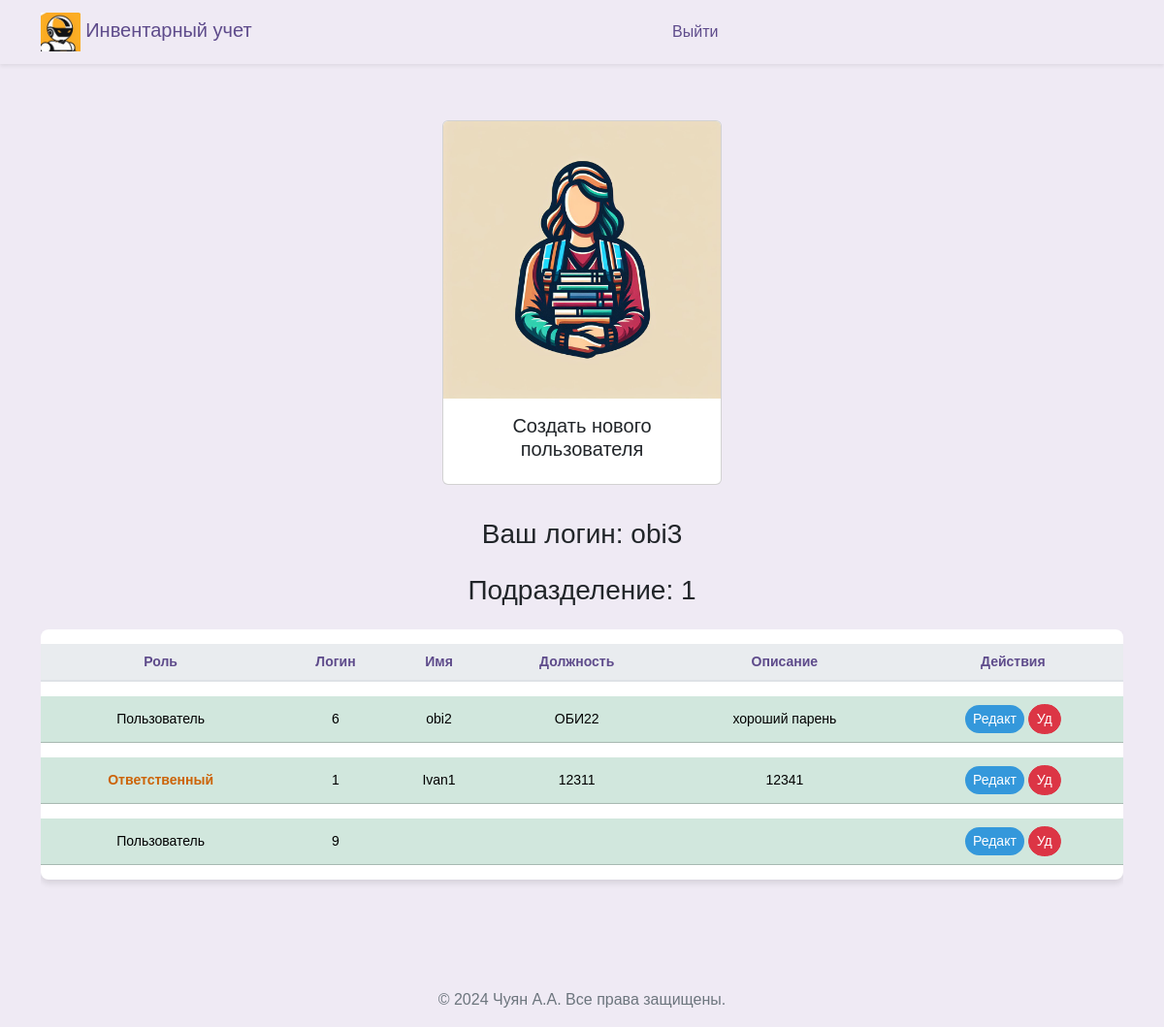
Screenshot of /workers (signed in) with the database file from the repository.
### src/database/models.py (models this page shows)
class Worker(Base):
    __tablename__ = "worker"
    id = Column(Integer, primary_key=True)
    role = Column(Enum(Role), default=Role.guest)
    fio = Column(String)
    name = Column(String, unique=True)
    password = Column(String)
    department = Column(String)
    position = Column(String)
    description = Column(String, default=None)
    conn_worker_arm = relationship(
        "Arm", back_populates="conn_arm_worker"
    )

### src/frontend/router.py (the view)
@router.get("/workers")
async def get_workers(
    request: Request,
    worker: Worker = Depends(get_worker_or_redirect),
    session: AsyncSession = Depends(get_session),
):
    data = await CRUDWorker.get_all(session)
    return templates.TemplateResponse(
        "workers/index.html",
        {"request": request, "worker": worker, "data": data},
    )

### src/frontend/template/workers/index.html (shortened to what this page needs)
{% extends "base/base.html" %}
{% block content %}
<head>
</head>
<div class="d-flex justify-content-center align-items-center">
  <a class="nav-link" href="#" data-bs-toggle="modal" data-bs-target="#createWorkerModal" data-bs-workerdepartment="{{worker.department}}">
    <div class="card" style="width: 18rem; margin: 10px;">
      <img src="../frontend/assets/img/workers.jpg" class="card-img-top" alt="...">
      <div class="card-body">
        <h5 class="card-title" style="text-align: center;">Создать нового пользователя</h5>
      </div>
    </div>
  </a>
</div>
<div class="row ">
  <div class="col-12">
    <h3 class="mb-4" style="margin-bottom: 60px; text-align: center;">Ваш логин: {{ worker.name }}</h3>
    <h3 class="mb-4" style="margin-bottom: 60px; text-align: center;">Подразделение: {{ worker.department }}</h3>
    <div class="table-responsive">
      <table class="table table-hover table-shadow table-rounded ">
        <thead>
          <tr>
            <th scope="col" >Роль</th>
            <th scope="col" >Логин</th>
            <th scope="col" >Имя</th>
            <th scope="col" >Должность</th>
            <th scope="col" >Описание</th>
            <th scope="col" >Действия</th>
          </tr>
        </thead>
        <tbody class="text-center">
          {% for worker_tuple in data %}
            {% set workers = worker_tuple %}
              {% if workers.department == worker.department and workers.role.name != "admin"%}
                <tr class="table-success " >
                  <td>{% if workers.role.name == 'user' %}<span class="orange-bold-text">Ответственный</span>{% elif workers.role.name == 'admin' %}<span class="red-bold-text">Администратор</span> {% else %}Пользователь{% endif %}</td>
                  <td>{{ workers.name }}</td>
                  <td>{{ workers.fio }}</td>
                  <td>{{ workers.position }}</td>
                  <td>{{ workers.description }}</td>
                  <td>
                    <button type="button" class="btn btn-primary btn-sm" style="background-color: #3498db; color: white;"
                      data-bs-toggle="modal"
                      data-bs-target="#updateModal"
                      data-bs-1="{{workers.fio}}"
                      data-bs-2="{{workers.name}}"
                      data-bs-3="{{workers.position}}"
                      data-bs-4="{{workers.description}}"
                      data-bs-5= "{{workers.id}}"
                      data-bs-6= "{{workers.department}}"
                      data-bs-7= "{{workers.role}}">
                      Редакт
                    </button>
                    <button type="button" class="btn btn-danger btn-sm" style="color: white;"
                      onclick="deleteWorker('{{ workers.id }}')">
                      Уд
                    </button>
                  </td>
                </tr>
                {% endif %}
          {% endfor %}
        </tbody>
      </table>
    </div>
  </div>
</div>
{% endblock %}

### src/frontend/assets/css/base.css (style rules this page uses)
body { margin: 0; font-family: 'Nunito Sans', Arial, sans-serif; background-color: #efeaf4; }
.navbar-brand, .nav-link { color: #5e4b8b !important; }
.nav-link { margin: 0 10px; border-radius: 20px; transition: background-color 0.3s, color 0.3s; }
.table { background-color: #ffffff; color: #5e4b8b; border-collapse: separate; border-spacing: 0 15px; }
.table th, .table td { border-top: none !important; vertical-align: middle; }
.table thead th { background-color: #e9ecef; color: #5e4b8b; border-bottom: 2px solid #dee2e6; }
.table .btn, .table a { color: #7e57c2; transition: color 0.3s; }
.table td { padding: .5rem; }
.table-rounded { border-radius: .5rem; overflow: hidden; }
.table-shadow { box-shadow: 0 4px 6px rgba(0, 0, 0, 0.1); }
.btn { border-radius: 20px; }
.btn-primary { background-color: #8e44b0; border: none; color: #ffffff; transition: background-color 0.3s, color 0.3s, box-shadow 0.3s; }

### src/frontend/template/workers/index.html (style rules this page uses)
table { font-family: Arial, sans-serif; }
td { font-size: 14px; }
th { text-align: center; font-size: 14px; }
.orange-bold-text { color: rgb(204, 99, 7); font-weight: bold; }

### rows the page displays
Worker: name "obi3", department "1"
Worker: role "Пользователь", name "6", fio "obi2", position "ОБИ22", description "хороший парень"
Worker: role "Ответственный", name "1", fio "Ivan1", position "12311", description "12341"
Worker: role "Пользователь", name "9"
